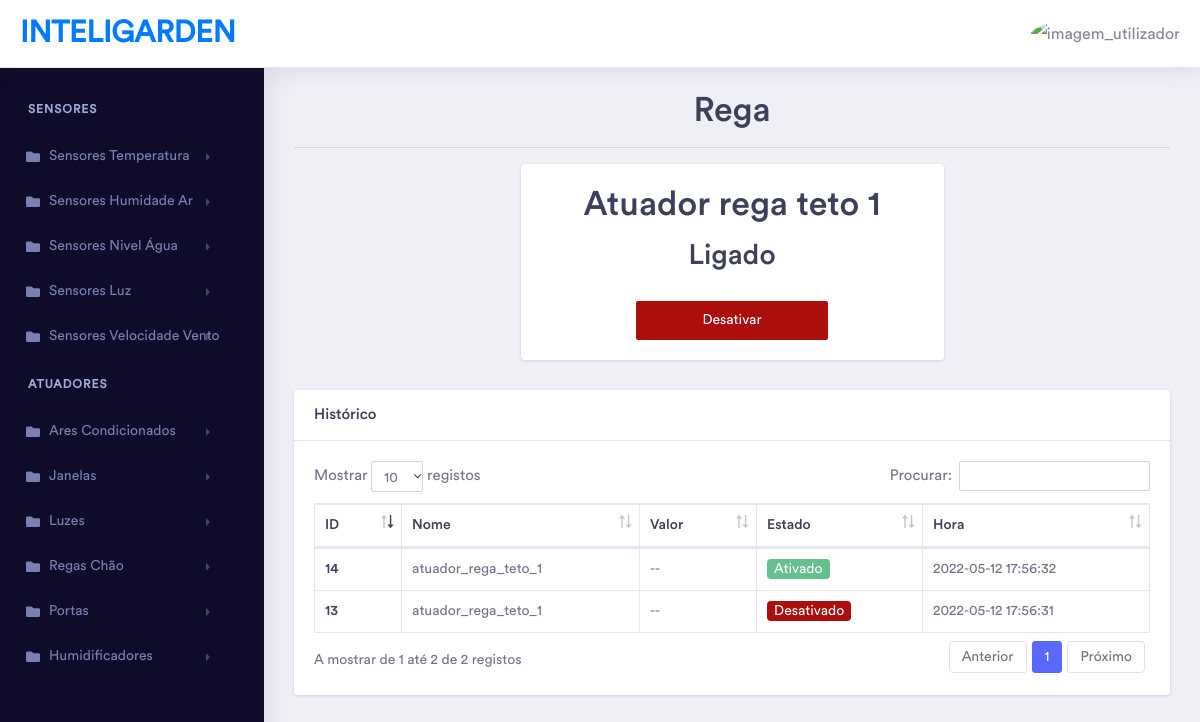
Screenshot of /?pagina=separadores/atuadores/atuador_rega.php&nome=atuador_rega_teto_1 (signed in) with the database file from the repository.
### tables this page shows
CREATE TABLE `dispositivos` (
  `id` int(11) NOT NULL,
  `nome` varchar(50) NOT NULL,
  `valor` int(11) NOT NULL,
  `estado` tinyint(1) NOT NULL,
  `hora` timestamp NOT NULL DEFAULT CURRENT_TIMESTAMP ON UPDATE CURRENT_TIMESTAMP,
  `tipo_disp` int(11) NOT NULL
);

CREATE TABLE `log_atuadores_bool` (
  `id` int(11) NOT NULL,
  `nome` varchar(50) NOT NULL,
  `valor` int(11) DEFAULT NULL,
  `estado` tinyint(1) NOT NULL,
  `hora` timestamp NOT NULL DEFAULT CURRENT_TIMESTAMP ON UPDATE CURRENT_TIMESTAMP
);

### separadores/atuadores/atuador_rega.php (the view, shortened to what this page needs)
<?php
$nome = $_GET["nome"];
$sql4 = "SELECT * FROM dispositivos WHERE nome = '$nome'";
$resultado4 = $conn->query($sql4);
if ($resultado4->num_rows > 0) {
    while ($row = $resultado4->fetch_assoc()) {
?>
        <div class="dashboard-wrapper">
            <div class="dashboard-ecommerce">
                <div class="container-fluid dashboard-content ">
                    <h1>Rega</h1>
                    <hr>
                    <div class="row">
                        <div class="col"></div>
                        <div class="col-xl-6 col-lg-12 col-md-12 col-sm-12 col-12">
                            <div class="card">
                                <div class="card-body corpoEstadoAtuadores text-center">
                                    <div class="icon text-center">
                                        <h1><?php echo ucfirst(preg_replace('/_/', ' ', $nome))  ?></h1>
                                        <?php if ($row["estado"] == 1) { ?>
                                            <h2>Ligado</h2>
                                        <?php } else { ?>
                                            <h2>Desligado</h2>
                                        <?php } ?>
                                    </div>
                                    <form action="../../api/api.php" method="POST" class="text-center">
                                        <?php if ($row["estado"] == 1) { ?>
                                            <button type="submit" class="btn btn-danger btnEstado mt-3" name="estado" id="btnEstado" value="0">Desativar</button>
                                        <?php } else { ?>
                                            <button type="submit" class="btn btn-success btnEstado mt-3" name="estado" id="btnEstado" value="1">Ativar</button>
                                        <?php } ?>
                                    </form>
                                </div>
                            </div>
                        </div>
                <?php
            }
        }
                ?>
                <div class="col"></div>
                    </div>
                    <div class="row">
                        <div class="col-xl-12 col-lg-12 col-md-12 col-sm-12 col-12">
                            <div class="card">
                                <h5 class="card-header">Histórico</h5>
                                <div class="card-body">
                                    <div class="table-responsive">
                                        <table class="table table-bordered first">
                                            <thead>
                                                <tr>
                                                    <th scope="col">ID</th>
                                                    <th scope="col">Nome</th>
                                                    <th scope="col">Valor</th>
                                                    <th scope="col">Estado</th>
                                                    <th scope="col">Hora</th>
                                                </tr>
                                            </thead>
                                            <tbody>
                                                <?php
                                                $sql4 = "SELECT * FROM log_atuadores_bool WHERE nome = '$nome'";
                                                $resultado4 = $conn->query($sql4);
                                                if ($resultado4->num_rows > 0) {
                                                    while ($row = $resultado4->fetch_assoc()) {
                                                ?>
                                                        <tr>
                                                            <th scope="row"><?php echo $row["id"] ?></th>
                                                            <td><?php echo $row["nome"] ?></td>
                                                            <td>--</td>
                                                            <?php
                                                            if ($row["estado"] == 1) {
                                                                $estado = "Ativado";
                                                            ?><td><span class="badge badge-success"><?php echo $estado; ?></span></td>
                                                            <?php
                                                            } else {
                                                                $estado = "Desativado";
                                                            ?><td><span class="badge badge-danger"><?php echo $estado; ?></span></td>
                                                            <?php
                                                            }
                                                            ?>
                                                            <td><?php echo $row["hora"] ?></td>
                                                        </tr>
                                                <?php
                                                    }
                                                }
                                                ?>
                                            </tbody>
                                        </table>
                                    </div>
                                </div>
                            </div>
                        </div>
                    </div>
                </div>
            </div>
        </div>

### css/atuadores/atuador_AC.css (style rules this page uses)
.badge-success { background-color: #65C18C; }
.badge-danger { background-color: #AC0D0D; }
.btn-danger { background-color: #AC0D0D; }
.btnTemperatura, .btnEstado { width: 50%; border: none; }

### css/pagina_inicial.css (style rules this page uses)
h1 { text-align: center; }

### rows the page displays
dispositivos: estado "Ligado"
log_atuadores_bool: id "13", nome "atuador_rega_teto_1", estado "Desativado", hora "2022-05-12 17:56:31"
log_atuadores_bool: id "14", nome "atuador_rega_teto_1", estado "Ativado", hora "2022-05-12 17:56:32"
